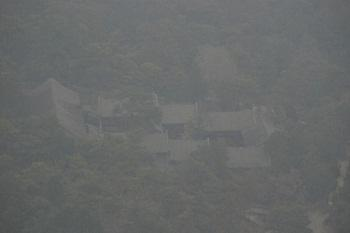
#> input picture 01 ecnu/images/low_contrast.jpg, 350 x 233 px
$ jupyter execute homework02.ipynb
#> lines starting #> are read from the running program, lines starting #| are printed output that depends on the picture
[cell 1]
import cv2
from matplotlib import pyplot as plt
import numpy as np
import math

[cell 2]
lowContrastImage = cv2.imread('images/low_contrast.jpg')
#> lowContrastImage is the input picture: shape (233, 350, 3); mean B, G, R 105.6, 105.8, 103.6
print('lowContrastImage.dtype is %s ' % (lowContrastImage.dtype))
#| lowContrastImage.dtype is uint8
print('lowContrastImage.shape ',lowContrastImage.shape)
#| lowContrastImage.shape  (233, 350, 3)
# 图像行数
rows = lowContrastImage.shape[0]
#> rows = 233
# opencv读彩色图默认是按照b g r 的格式，转成r g b 的方便处理
lowContrastImage = cv2.cvtColor(lowContrastImage, cv2.COLOR_BGR2RGB)
# split 通道分离  性能比较差 慎用!
r,g,b=cv2.split(lowContrastImage)
# flatten() 将多维数组降为一维 与 np.ravel()功能一致，
# 区别是返回拷贝还是返回视图，np.flatten(）返回一份拷贝，对拷贝所做修改不会影响原始矩阵，
# 而np.ravel()返回的是视图，修改时会影响原始矩阵
ar = np.array(r).flatten()
ag = np.array(g).flatten()
ab = np.array(b).flatten()

[cell 3]
# 计算原始直方图的概率
# array 一维的像素数组
# return list 中存放着一维像素数组中 像素 及 该像素出现的概率
def countOriginalProbability(array):
    dict  = {}
    arrLength = len(array)
#> arrLength = 81550
    for a in array:
        dict[a] = dict.get(a,0) + 1
#> this loop made 81550 passes
#> a on passes 1 to 3: 97, 97, 97
#> after the loop, dict = 53 items
    for p in dict :
        dict[p] = dict.get(p) / arrLength
#> this loop made 53 passes
#> p on passes 1 to 12: 97, 99, 98, 100, 102, 107, 105, 104, 106, 103, 110, 109
    # dict中像素数值的顺序是无序的，需要根据像素数值大小升序排序
    list = sorted(dict.items(), key=lambda d: d[0])
#> list = 53 pairs, first value 75 to 127, second value 1.23e-05 to 0.0513
    return list

[cell 4]
arList = countOriginalProbability(ar)
#> arList has the same summary as list in countOriginalProbability
#print(arList)
agList = countOriginalProbability(ag)
#> the loop in countOriginalProbability (call 2), `for a in array:` made 81550 passes
#> the loop in countOriginalProbability (call 2), `for p in dict :` made 53 passes
#> agList = 53 pairs, first value 77 to 129, second value 1.23e-05 to 0.0483
abList = countOriginalProbability(ab)
#> abList = 55 pairs, first value 76 to 131, second value 1.23e-05 to 0.0448

[cell 5]
# 计算累计直方图的概率
# list
# reutrn dict 存放像素及对应的累计概率
def countAccumulatedProbability(list):
    listLength = len(list)
#> listLength = 53
    sumProb = 0
    dict={}
    for i in range(listLength):
        sumProb += list[i][1]
        dict[list[i][0]] = sumProb
#> this loop made 53 passes
#> sumProb on passes 1 to 12: 1.23e-05, 7.36e-05, 0.000258, 0.000711, 0.00134, 0.00264, 0.00407, 0.00586, 0.00806, 0.0106, 0.0142, 0.0187
#> after the loop, dict = 53 items; sumProb = 1
    return dict

[cell 6]
countarDict = countAccumulatedProbability(arList)
#> countarDict = 53 items
# print(countarDict)
countagDict = countAccumulatedProbability(agList)
#> the loop in countAccumulatedProbability (call 2), `for i in range(listLength):` made 53 passes
#> sumProb on passes 1 to 12: 1.23e-05, 6.13e-05, 0.000196, 0.000503, 0.00108, 0.00215, 0.0031, 0.00472, 0.00662, 0.00876, 0.0119, 0.0152
#> countagDict = 53 items
countabDict = countAccumulatedProbability(abList)
#> countabDict = 55 items

[cell 7]
# 取整扩展
# list
# L 灰度级
# reutrn reflectedDict 存放原像素与处理后像素的映射
def floorExtend(dict,L):
#> called with L = 256
    reflectedDict = {}
    for i in dict:
        reflectedDict[i] = int( (L - 1) * dict.get(i) + 0.5)
#> this loop made 53 passes
#> after the loop, reflectedDict = 53 items
    return reflectedDict

[cell 8]
reflectedRDict = floorExtend(countarDict,256)
#> reflectedRDict = 53 items
reflectedGDict = floorExtend(countagDict,256)
#> the loop in floorExtend (call 2), `for i in dict:` made 53 passes
#> reflectedGDict = 53 items
reflectedBDict = floorExtend(countabDict,256)
#> reflectedBDict = 55 items

# print(reflectedRDict)
# print(reflectedGDict)
# print(reflectedBDict)

[cell 9]
# 根据取整扩展的映射关系获取映射后的像素数组
# array 原像素数组
# reflectedDict
# return reflectedArray
def getEquilibriumArray(array,reflectedDict):
    arrLength = len(array)
#> arrLength = 81550
    reflectedArray = []#np.zeros((arrLength))
    for i in range(arrLength):
        #print(reflectDict.get(array[i]))
        reflectedArray.append(reflectedDict.get(array[i]))
#> after the loop, reflectedArray = 81550 items
    return reflectedArray

[cell 10]
reflectedRArray = getEquilibriumArray(ar,reflectedRDict)
#> reflectedRArray = 81550 items
reflectedGArray = getEquilibriumArray(ag,reflectedGDict)
#> reflectedGArray = 81550 items
reflectedBArray = getEquilibriumArray(ab,reflectedBDict)
#> reflectedBArray = 81550 items

[cell 11]
# np.reshape() 在不改变数据内容的情况下，改变一个数组的格式。
reflectedRArray2 = np.reshape(reflectedRArray, (rows,-1))
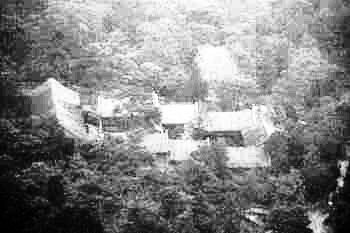
#> reflectedRArray2: shape (233, 350) int64; min 0, max 255, mean 132
reflectedGArray2 = np.reshape(reflectedGArray, (rows,-1))
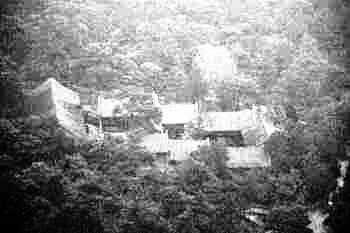
#> reflectedGArray2: shape (233, 350) int64; min 0, max 255, mean 132.1
reflectedBArray2 = np.reshape(reflectedBArray, (rows,-1))
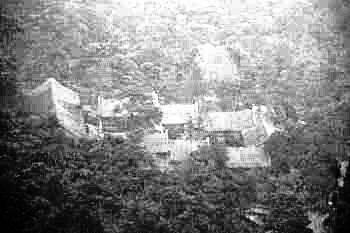
#> reflectedBArray2: shape (233, 350) int64; min 0, max 255, mean 131.9

[cell 12]
def exp(array,c,y):
#> called with array = array of shape (81550,), c = 2, y = 1
    arrLength = len(array)
#> arrLength = 81550
    stretchArray = []
    for i in range(arrLength):
        stretchArray.append(math.ceil(c * math.pow(array[i],y)))
#> after the loop, stretchArray = 81550 items
    return stretchArray

[cell 13]
stretchRArray = exp(ar,2,1)
#> stretchRArray = 81550 items
stretchGArray = exp(ag,2,1)
#> stretchGArray = 81550 items
stretchBArray = exp(ab,2,1)
#> stretchBArray = 81550 items

stretchRArray2 = np.reshape(stretchRArray, (rows,-1))
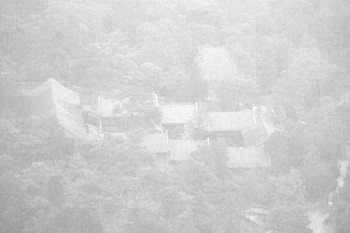
#> stretchRArray2: shape (233, 350) int64; min 150, max 254, mean 207.2
print(stretchRArray2)
#> (printed output is left out)
stretchGArray2 = np.reshape(stretchGArray, (rows,-1))
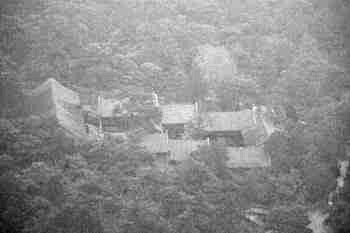
#> stretchGArray2: shape (233, 350) int64; min 154, max 258, mean 211.5; drawn with min black and max white
stretchBArray2 = np.reshape(stretchBArray, (rows,-1))
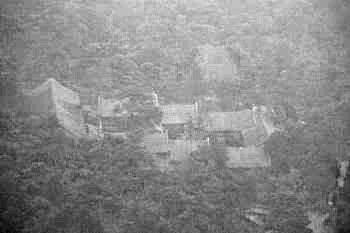
#> stretchBArray2: shape (233, 350) int64; min 152, max 262, mean 211.2; drawn with min black and max white

[cell 14]
# print(reflectedRArray)
# print(reflectedGArray)
# print(reflectedBArray)
src = cv2.merge([reflectedBArray2,reflectedGArray2,reflectedRArray2])
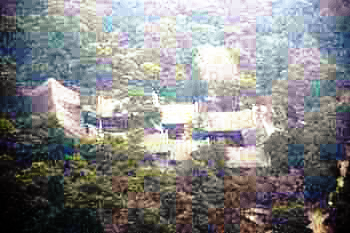
#> src: shape (233, 350, 3) int32; mean of channels 0, 1, 2 131.9, 132.1, 132; drawn as B, G, R
# src = cv2.merge([b,g,r])
print('原始图像R通道 shape ',r.shape)
#| 原始图像R通道 shape  (233, 350)
print('拉伸图像R通道stretchRArray  shape ',stretchRArray2.shape)
#| 拉伸图像R通道stretchRArray  shape  (233, 350)
print('处理后图像R通道 shape ',reflectedRArray2.shape)
#| 处理后图像R通道 shape  (233, 350)
plt.figure(figsize=(20,20))
plt.subplot(3, 2, 1)
plt.imshow(lowContrastImage)
plt.title("low contrast image")

plt.subplot(3, 2, 2)
ar = np.array(r).flatten()
ag = np.array(g).flatten()
ab = np.array(b).flatten()
plt.hist(ar,bins = 256, density = 1, facecolor = 'red', edgecolor = 'red')
plt.hist(ag,bins = 256, density = 1, facecolor = 'green', edgecolor = 'green')
plt.hist(ab,bins = 256, density = 1, facecolor = 'blue', edgecolor = 'blue')
plt.title("low contrast histogram")

plt.subplot(3, 2, 3)
plt.imshow(src)
plt.title("high contrast image")

plt.subplot(3, 2, 4)
plt.hist(reflectedRArray,bins = 256, density = 1, facecolor = 'red', edgecolor = 'red')
plt.hist(reflectedGArray,bins = 256, density = 1, facecolor = 'green', edgecolor = 'green')
plt.hist(reflectedBArray,bins = 256, density = 1, facecolor = 'blue', edgecolor = 'blue')
plt.title("high contrast histogram")

plt.subplot(3, 2, 5)
src2 = cv2.merge([stretchBArray2,stretchGArray2,stretchRArray2])
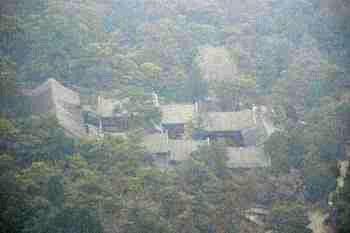
#> src2: shape (233, 350, 3) int32; mean of channels 0, 1, 2 211.2, 211.5, 207.2; drawn with min black and max white
plt.imshow(src2)
plt.title("stretch image")

# [5 lines of commented-out code are left out]


plt.show()
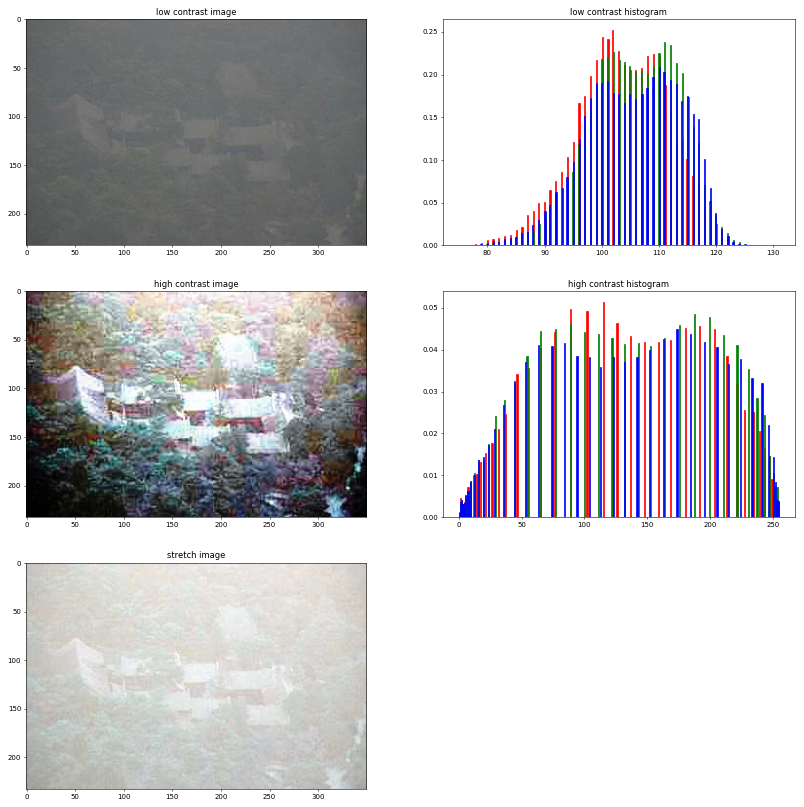
#> figure drawn by matplotlib, 5 panels; panel 2: tallest bar 0.252 high, from x = 101.8 to 102; panel 2: tallest bar 0.238 high, from x = 110.9 to 111.1; panel 2: tallest bar 0.209 high, from x = 109.9 to 110.2; panel 4: tallest bar 0.0515 high, from x = 114.6 to 115.5
